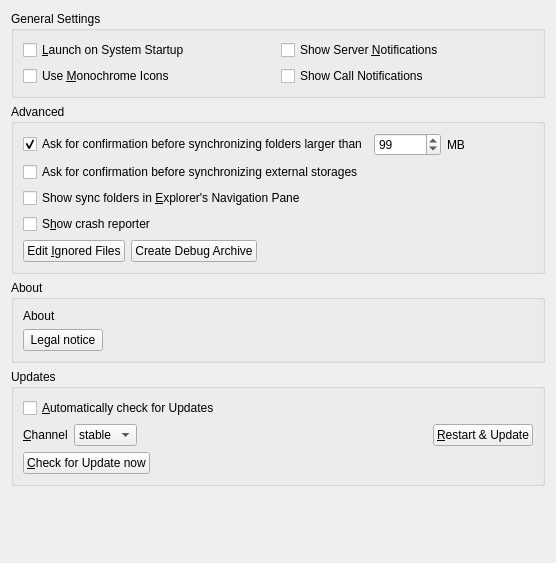
<?xml version="1.0" encoding="UTF-8"?>
<ui version="4.0">
 <class>OCC::GeneralSettings</class>
 <widget class="QWidget" name="OCC::GeneralSettings">
  <property name="geometry">
   <rect>
    <x>0</x>
    <y>0</y>
    <width>556</width>
    <height>563</height>
   </rect>
  </property>
  <property name="windowTitle">
   <string notr="true">Form</string>
  </property>
  <layout class="QGridLayout" name="gridLayout_3">
   <item row="2" column="0">
    <widget class="QGroupBox" name="aboutGroupBox">
     <property name="title">
      <string>About</string>
     </property>
     <layout class="QVBoxLayout" name="verticalLayout_3">
      <item>
       <widget class="QLabel" name="aboutLabel">
        <property name="sizePolicy">
         <sizepolicy hsizetype="Preferred" vsizetype="Minimum">
          <horstretch>0</horstretch>
          <verstretch>0</verstretch>
         </sizepolicy>
        </property>
        <property name="text">
         <string>About</string>
        </property>
       </widget>
      </item>
      <item>
       <layout class="QHBoxLayout" name="horizontalLayout_6">
        <item>
         <widget class="QPushButton" name="legalNoticeButton">
          <property name="text">
           <string>Legal notice</string>
          </property>
         </widget>
        </item>
        <item>
         <spacer name="horizontalSpacer_2">
          <property name="orientation">
           <enum>Qt::Horizontal</enum>
          </property>
          <property name="sizeHint" stdset="0">
           <size>
            <width>40</width>
            <height>20</height>
           </size>
          </property>
         </spacer>
        </item>
       </layout>
      </item>
     </layout>
    </widget>
   </item>
   <item row="0" column="0">
    <widget class="QGroupBox" name="generalGroupBox">
     <property name="title">
      <string>General Settings</string>
     </property>
     <layout class="QGridLayout" name="gridLayout_2">
      <item row="1" column="0">
       <widget class="QCheckBox" name="monoIconsCheckBox">
        <property name="toolTip">
         <string>For System Tray</string>
        </property>
        <property name="text">
         <string>Use &amp;Monochrome Icons</string>
        </property>
       </widget>
      </item>
      <item row="0" column="0">
       <widget class="QCheckBox" name="autostartCheckBox">
        <property name="text">
         <string>&amp;Launch on System Startup</string>
        </property>
       </widget>
      </item>
      <item row="0" column="1">
       <widget class="QCheckBox" name="serverNotificationsCheckBox">
        <property name="text">
         <string>Show Server &amp;Notifications</string>
        </property>
       </widget>
      </item>
      <item row="1" column="1">
       <widget class="QCheckBox" name="callNotificationsCheckBox">
        <property name="text">
         <string>Show Call Notifications</string>
        </property>
       </widget>
      </item>
     </layout>
    </widget>
   </item>
   <item row="3" column="0">
    <widget class="QGroupBox" name="updatesGroupBox">
     <property name="title">
      <string>Updates</string>
     </property>
     <layout class="QVBoxLayout" name="verticalLayout_2">
      <item>
       <layout class="QHBoxLayout" name="horizontalLayout_11">
        <item>
         <widget class="QCheckBox" name="autoCheckForUpdatesCheckBox">
          <property name="text">
           <string>&amp;Automatically check for Updates</string>
          </property>
          <property name="checked">
           <bool>false</bool>
          </property>
         </widget>
        </item>
       </layout>
      </item>
      <item>
       <layout class="QHBoxLayout" name="horizontalLayout_2">
        <item>
         <widget class="QLabel" name="updateChannelLabel">
          <property name="sizePolicy">
           <sizepolicy hsizetype="Maximum" vsizetype="Preferred">
            <horstretch>0</horstretch>
            <verstretch>0</verstretch>
           </sizepolicy>
          </property>
          <property name="text">
           <string>&amp;Channel</string>
          </property>
          <property name="buddy">
           <cstring>updateChannel</cstring>
          </property>
         </widget>
        </item>
        <item>
         <widget class="QComboBox" name="updateChannel">
          <property name="sizePolicy">
           <sizepolicy hsizetype="Maximum" vsizetype="Fixed">
            <horstretch>0</horstretch>
            <verstretch>0</verstretch>
           </sizepolicy>
          </property>
          <item>
           <property name="text">
            <string>stable</string>
           </property>
          </item>
          <item>
           <property name="text">
            <string>beta</string>
           </property>
          </item>
         </widget>
        </item>
        <item>
         <widget class="QLabel" name="updateStateLabel">
          <property name="text">
           <string/>
          </property>
          <property name="wordWrap">
           <bool>true</bool>
          </property>
          <property name="openExternalLinks">
           <bool>true</bool>
          </property>
         </widget>
        </item>
        <item>
         <widget class="QPushButton" name="restartButton">
          <property name="sizePolicy">
           <sizepolicy hsizetype="Maximum" vsizetype="Fixed">
            <horstretch>0</horstretch>
            <verstretch>0</verstretch>
           </sizepolicy>
          </property>
          <property name="text">
           <string>&amp;Restart &amp;&amp; Update</string>
          </property>
         </widget>
        </item>
       </layout>
      </item>
      <item>
       <widget class="QPushButton" name="updateButton">
        <property name="sizePolicy">
         <sizepolicy hsizetype="Maximum" vsizetype="Fixed">
          <horstretch>0</horstretch>
          <verstretch>0</verstretch>
         </sizepolicy>
        </property>
        <property name="text">
         <string>&amp;Check for Update now</string>
        </property>
       </widget>
      </item>
     </layout>
    </widget>
   </item>
   <item row="4" column="0">
    <spacer name="verticalSpacer">
     <property name="orientation">
      <enum>Qt::Vertical</enum>
     </property>
     <property name="sizeHint" stdset="0">
      <size>
       <width>20</width>
       <height>0</height>
      </size>
     </property>
    </spacer>
   </item>
   <item row="1" column="0">
    <widget class="QGroupBox" name="groupBox">
     <property name="title">
      <string>Advanced</string>
     </property>
     <layout class="QVBoxLayout" name="verticalLayout">
      <item>
       <layout class="QHBoxLayout" name="horizontalLayout_3">
        <item>
         <widget class="QCheckBox" name="newFolderLimitCheckBox">
          <property name="text">
           <string>Ask for confirmation before synchronizing folders larger than</string>
          </property>
          <property name="checked">
           <bool>true</bool>
          </property>
         </widget>
        </item>
        <item>
         <widget class="QSpinBox" name="newFolderLimitSpinBox">
          <property name="maximum">
           <number>999999</number>
          </property>
          <property name="value">
           <number>99</number>
          </property>
         </widget>
        </item>
        <item>
         <widget class="QLabel" name="label">
          <property name="text">
           <string extracomment="Trailing part of &quot;Ask confirmation before syncing folder larger than&quot; ">MB</string>
          </property>
         </widget>
        </item>
        <item>
         <spacer name="horizontalSpacer_3">
          <property name="orientation">
           <enum>Qt::Horizontal</enum>
          </property>
          <property name="sizeHint" stdset="0">
           <size>
            <width>40</width>
            <height>20</height>
           </size>
          </property>
         </spacer>
        </item>
       </layout>
      </item>
      <item>
       <layout class="QHBoxLayout" name="horizontalLayout_8">
        <item>
         <widget class="QCheckBox" name="newExternalStorage">
          <property name="text">
           <string>Ask for confirmation before synchronizing external storages</string>
          </property>
         </widget>
        </item>
       </layout>
      </item>
      <item>
       <layout class="QHBoxLayout" name="horizontalLayout_10">
        <item>
         <widget class="QCheckBox" name="showInExplorerNavigationPaneCheckBox">
          <property name="text">
           <string>Show sync folders in &amp;Explorer's Navigation Pane</string>
          </property>
         </widget>
        </item>
       </layout>
      </item>
      <item>
       <layout class="QHBoxLayout" name="horizontalLayout_9">
        <item>
         <widget class="QCheckBox" name="crashreporterCheckBox">
          <property name="sizePolicy">
           <sizepolicy hsizetype="MinimumExpanding" vsizetype="Fixed">
            <horstretch>0</horstretch>
            <verstretch>0</verstretch>
           </sizepolicy>
          </property>
          <property name="text">
           <string>S&amp;how crash reporter</string>
          </property>
         </widget>
        </item>
       </layout>
      </item>
      <item>
       <layout class="QHBoxLayout" name="horizontalLayout_4">
        <item>
         <widget class="QPushButton" name="ignoredFilesButton">
          <property name="text">
           <string>Edit &amp;Ignored Files</string>
          </property>
         </widget>
        </item>
        <item>
         <widget class="QPushButton" name="debugArchiveButton">
          <property name="text">
           <string>Create Debug Archive</string>
          </property>
         </widget>
        </item>
        <item>
         <spacer name="horizontalSpacer_4">
          <property name="orientation">
           <enum>Qt::Horizontal</enum>
          </property>
          <property name="sizeHint" stdset="0">
           <size>
            <width>555</width>
            <height>20</height>
           </size>
          </property>
         </spacer>
        </item>
       </layout>
      </item>
     </layout>
    </widget>
   </item>
  </layout>
 </widget>
 <tabstops>
  <tabstop>autostartCheckBox</tabstop>
  <tabstop>serverNotificationsCheckBox</tabstop>
  <tabstop>monoIconsCheckBox</tabstop>
  <tabstop>ignoredFilesButton</tabstop>
  <tabstop>newFolderLimitCheckBox</tabstop>
  <tabstop>newFolderLimitSpinBox</tabstop>
  <tabstop>crashreporterCheckBox</tabstop>
  <tabstop>autoCheckForUpdatesCheckBox</tabstop>
  <tabstop>restartButton</tabstop>
 </tabstops>
 <resources/>
 <connections>
  <connection>
   <sender>newFolderLimitCheckBox</sender>
   <signal>toggled(bool)</signal>
   <receiver>newFolderLimitSpinBox</receiver>
   <slot>setEnabled(bool)</slot>
   <hints>
    <hint type="sourcelabel">
     <x>247</x>
     <y>188</y>
    </hint>
    <hint type="destinationlabel">
     <x>497</x>
     <y>190</y>
    </hint>
   </hints>
  </connection>
 </connections>
</ui>
